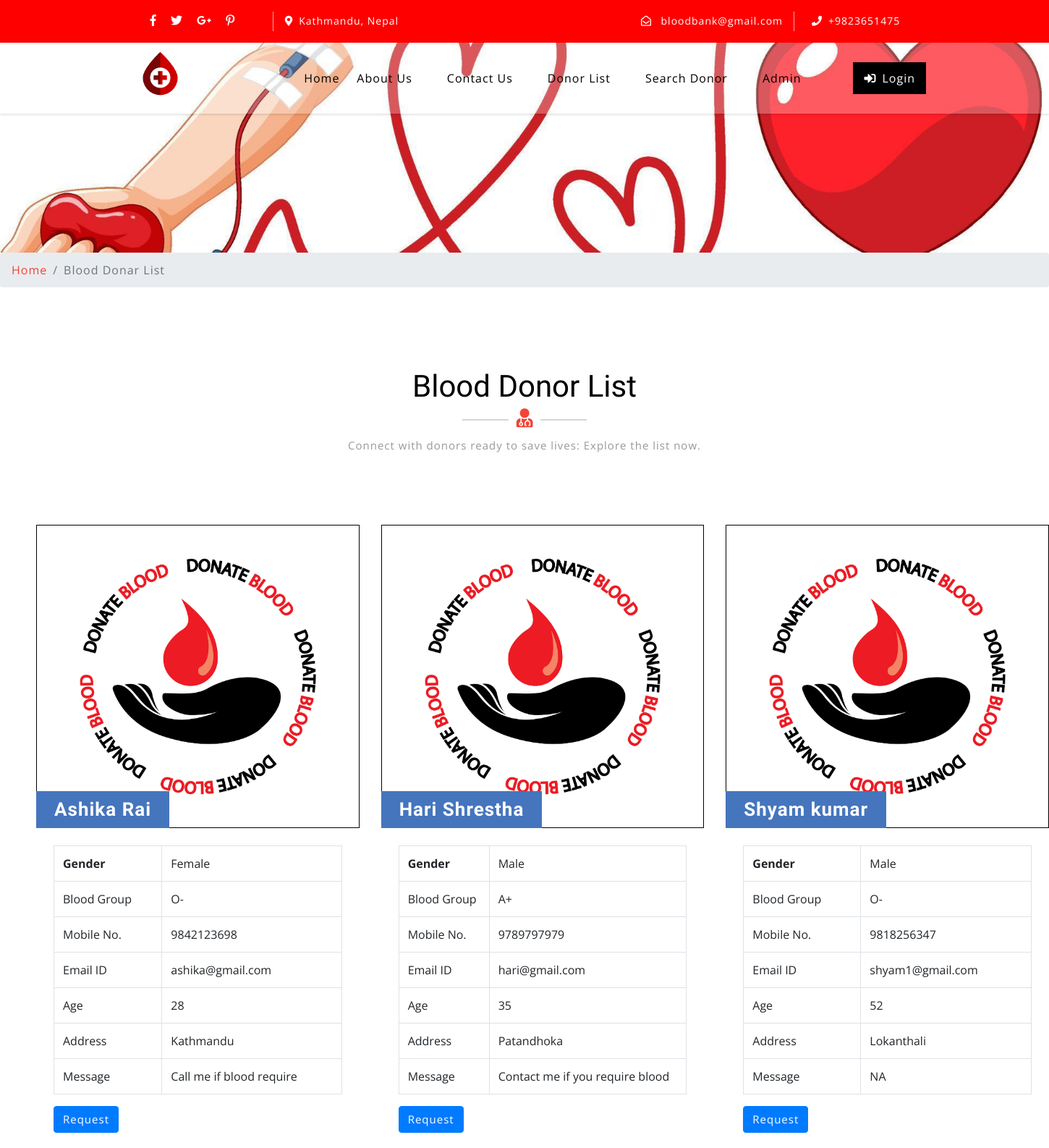
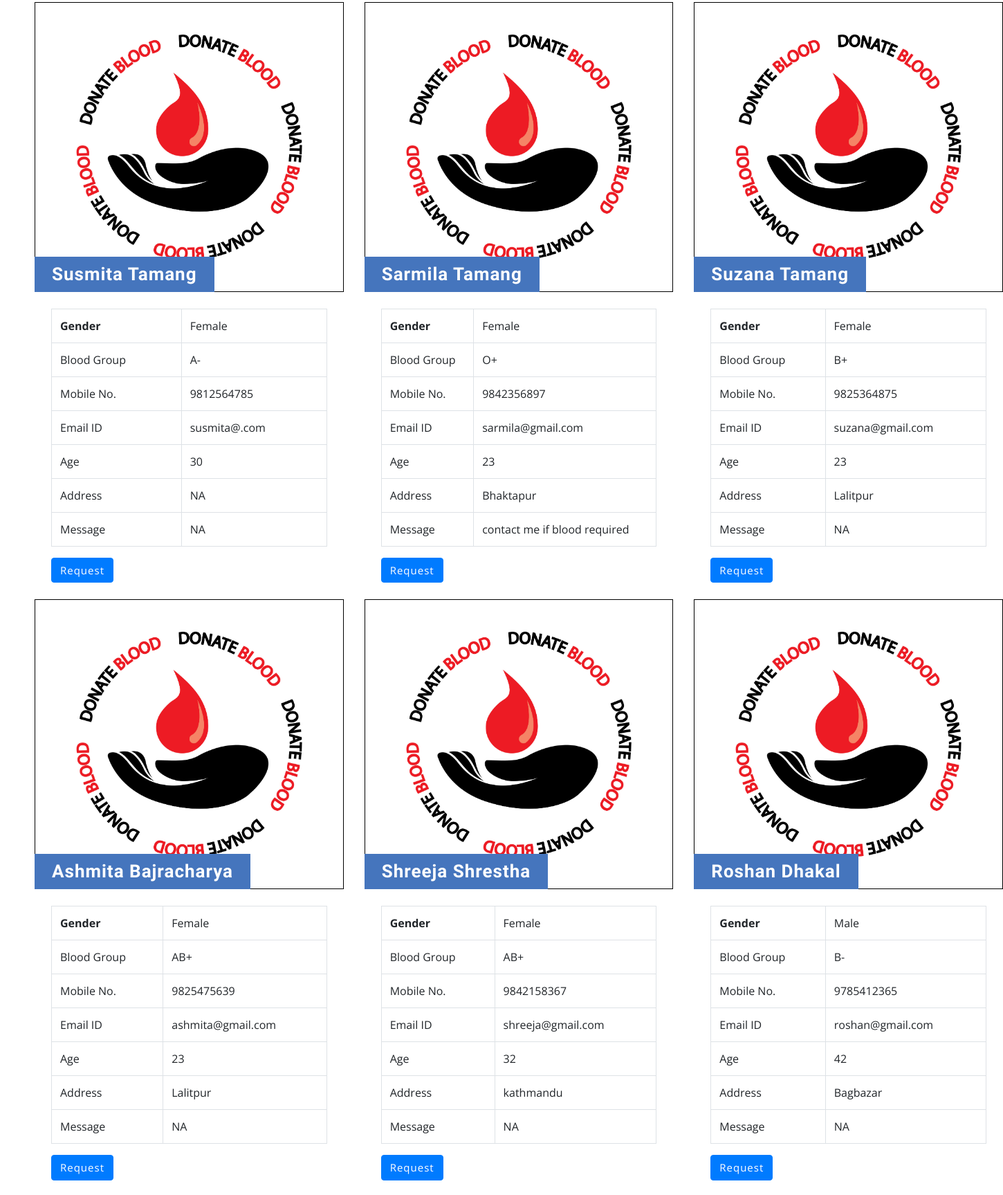
The app's page /bbdms/donor-list.php (upper part) with its own data (2 pictures, top to bottom).
### tables this page shows
CREATE TABLE `tblcontactusinfo` (
  `id` int(11) NOT NULL,
  `Address` tinytext DEFAULT NULL,
  `EmailId` varchar(255) DEFAULT NULL,
  `ContactNo` char(11) DEFAULT NULL
);

CREATE TABLE `tblblooddonars` (
  `id` int(11) NOT NULL,
  `FullName` varchar(100) DEFAULT NULL,
  `MobileNumber` char(11) DEFAULT NULL,
  `EmailId` varchar(100) DEFAULT NULL,
  `Gender` varchar(20) DEFAULT NULL,
  `Age` int(11) DEFAULT NULL,
  `BloodGroup` varchar(20) DEFAULT NULL,
  `Address` varchar(255) DEFAULT NULL,
  `Message` mediumtext DEFAULT NULL,
  `PostingDate` timestamp NOT NULL DEFAULT current_timestamp(),
  `status` int(1) DEFAULT NULL,
  `Password` varchar(250) DEFAULT NULL
);

### bbdms/donor-list.php (the view, shortened to what this page needs)
<?php
include('includes/config.php');
?>
<!DOCTYPE html>
<html lang="zxx">
<head>
	<link rel="stylesheet" href="css/bootstrap.css">
	<link rel="stylesheet" href="css/style.css" type="text/css" media="all" />
	<link rel="stylesheet" href="css/fontawesome-all.css">
</head>
<body>
	<?php include('includes/header.php');?>
	<div class="inner-banner-w3ls">
	</div>
	<div class="breadcrumb-agile">
		<div aria-label="breadcrumb">
			<ol class="breadcrumb">
				<li class="breadcrumb-item">
					<a href="index.php">Home</a>
				</li>
				<li class="breadcrumb-item active" aria-current="page">Blood Donar List</li>
			</ol>
		</div>
	</div>
	<div class="agileits-contact py-5">
		<div class="py-xl-5 py-lg-3">
			<div class="w3ls-titles text-center mb-5">
				<h3 class="title">Blood Donor List</h3>
				<span>
					<i class="fas fa-user-md"></i>
				</span>
				<p class="mt-2">Connect with donors ready to save lives: Explore the list now.</p>
			</div>
			<div class="d-flex">
				<div class="row package-grids mt-5" style="padding-left: 50px;">
				<?php
$status=1;
$sql = "SELECT * from tblblooddonars where status=:status";
$query = $dbh -> prepare($sql);
$query->bindParam(':status',$status,PDO::PARAM_STR);
$query->execute();
$results=$query->fetchAll(PDO::FETCH_OBJ);
if($query->rowCount() > 0)
{
foreach($results as $result)
{ ?>
				<div class="col-md-4 pricing">
					<div class="price-top">
							<img src="images/preview.jpg" alt="Blood Donor" style="border:1px #000 solid" class="img-fluid" />
						<h3><?php echo htmlentities($result->FullName);?>
						</h3>
					</div>
					<div class="price-bottom p-4">
<table class="table table-bordered">
    <tbody>
      <tr>
        <th>Gender</th>
        <td><?php echo htmlentities($result->Gender);?></td>
      </tr>
      <tr>
        <td>Blood Group</td>
        <td><?php echo htmlentities($result->BloodGroup);?></td>
      </tr>
      <tr>
        <td>Mobile No.</td>
        <td><?php echo htmlentities($result->MobileNumber);?></td>
      </tr>
         <tr>
        <td>Email ID</td>
        <td><?php echo htmlentities($result->EmailId);?></td>
      </tr>
               <tr>
        <td>Age</td>
        <td><?php echo htmlentities($result->Age);?></td>
      </tr>
        <tr>
        <td>Address</td>
        <td><?php echo htmlentities($result->Address);?></td>
      </tr>
<tr>
        <td>Message</td>
        <td><?php echo htmlentities($result->Message);?></td>
      </tr>
    </tbody>
</table>
<a class="btn btn-primary" style="color:#fff"  href="contact-blood.php?cid=<?php echo $result->id;?>">Request</a>
					</div>
				</div><br>
			<?php }} ?>
			</div>
			</div>
		</div>
	</div>
</body>
</html>

### bbdms/includes/header.php (shortened to what this page needs)
    <header>
        <div class="top-bar py-3">
            <div class="container">
                <div class="row">
                    <div class="col-lg-7 top-social-agile">
                        <div class="row">
                            <ul class="col-lg-4 col-6 top-right-info text-center">
                                <li>
                                    <a href="#">
                                        <i class="fab fa-facebook-f"></i>
                                    </a>
                                </li>
                                <li class="mx-3">
                                    <a href="#">
                                        <i class="fab fa-twitter"></i>
                                    </a>
                                </li>
                                <li>
                                    <a href="#">
                                        <i class="fab fa-google-plus-g"></i>
                                    </a>
                                </li>
                                <li class="ml-3">
                                    <a href="#">
                                        <i class="fab fa-pinterest-p"></i>
                                    </a>
                                </li>
                            </ul><?php
$sql = "SELECT * from tblcontactusinfo";
$query = $dbh -> prepare($sql);
$query->execute();
$results=$query->fetchAll(PDO::FETCH_OBJ);
if($query->rowCount() > 0)
{
foreach($results as $result)
{ ?>
                            <div class="col-6 header-top_w3layouts pl-3 text-lg-left text-center">
                                <p class="text-white">
                                <i class="fas fa-map-marker-alt mr-2"></i><?php echo $result->Address; ?></p>
                            </div>
                        </div>
                    </div>
                    <div class="col-lg-5 top-social-agile text-lg-right text-center">
                        <div class="row">
                            <div class="col-lg-7 col-6 top-w3layouts">
                                <p class="text-white">
                                    <i class="far fa-envelope-open mr-2"></i>
                                    <a href="mailto:info@example.com" class="text-white"><?php echo $result->EmailId; ?></a>
                                </p>
                            </div>
                            <div class="col-lg-5 col-6 header-w3layouts pl-4 text-lg-left">
                                <p class="text-white">
                                    <i class="fas fa-phone mr-2"></i>+<?php  echo $result->ContactNo; ?></p>
                            </div>
                        </div><?php } } ?>
                    </div>
                </div>
            </div>
        </div>
    </header>
    <div id="home">
        <div class="main-top py-1" style="padding: 5px 0;">
            <nav class="navbar navbar-expand-lg navbar-light fixed-navi" style="min-height: 50px; padding: 5px 10px;">
                <div class="container">
                    <h1>
                       <a href="index.php"> <img src="images/logo.png" alt="" style="max-height: 80px; width: auto;"></a>
                    </h1>
                    <div class="collapse navbar-collapse text-center" id="navbarSupportedContent">
                        <ul class="navbar-nav ml-lg-auto">
                            <li class="nav-item active mt-lg-0 mt-3">
                                <a class="nav-link" href="index.php" style="color: Black;">Home
                                </a>
                            </li>
                            <li class="nav-item mx-lg-4 my-lg-0 my-3">
                                <a class="nav-link" href="about.php" style="color: Black;">About Us</a>
                            </li>
                            <li class="nav-item mx-lg-4 my-lg-0 my-3">
                                <a class="nav-link" href="contact.php" style="color: Black;">Contact Us</a>
                            </li>
                            <li class="nav-item mx-lg-4 my-lg-0 my-3">
                                <a class="nav-link" href="donor-list.php" style="color: Black;">Donor List</a>
                            </li>
                            <li class="nav-item mx-lg-4 my-lg-0 my-3">
                                <a class="nav-link" href="search-donor.php" style="color: Black;">Search Donor</a>
                            </li>
                            <?php if (strlen($_SESSION['bbdmsdid']==0)) {?>
                            <li class="nav-item mx-lg-4 my-lg-0 my-3">
                                <a class="nav-link" href="admin/index.php" style="color: Black;">Admin</a>
                            </li>
                        </ul>
                        <a href="login.php" class="login-button ml-lg-5 mt-lg-0 mt-4 mb-lg-0 mb-3" >
                            <i class="fas fa-sign-in-alt mr-2"></i>Login</a><?php } ?>
                    </div>
                </div>
            </nav>
        </div>
    </div>

### bbdms/css/style.css (style rules this page uses)
body { padding: 0; margin: 0; background: #FFF; font-family: 'Open Sans', sans-serif; }
body a { transition: 0.5s all; -webkit-transition: 0.5s all; -moz-transition: 0.5s all; -o-transition: 0.5s all; -ms-transition: 0.5s all; text-decoration: none; }
h1, h2, h3, h4, h5, h6 { margin: 0; padding: 0; font-family: 'Roboto Condensed', sans-serif; }
p { margin: 0; padding: 0; font-family: 'Open Sans', sans-serif; font-size: 15px; letter-spacing: 1px; line-height: 1.9; color: #999; }
ul, ol { margin: 0; padding: 0; }
.top-bar { background: red; }
.top-right-info li i { color: #fff; transition: 0.5s all; -webkit-transition: 0.5s all; -moz-transition: 0.5s all; -o-transition: 0.5s all; -ms-transition: 0.5s all; }
.top-right-info li { display: inline-block; }
.header-top_w3layouts p, .header-w3layouts p, .top-w3layouts p { font-size: 14px; }
.header-top_w3layouts, .header-w3layouts { border-left: 1px solid rgba(255, 255, 255, 0.63); }
div#home { position: relative; }
.main-top { position: absolute; z-index: 999; width: 100%; background: rgba(255, 255, 255, 0.26); box-shadow: 0 2px 3px 0 rgba(0, 0, 0, 0.1); -webkit-transition: background-color .1s ease-in-out; -moz-transition: background-color .1s ease-in-out; -ms-transition: background-color .1s ease-in-out; -o-transition: background-color .1s ease-in-out; transition: background-color .1s ease-in-out; }
.navbar-light .navbar-nav .nav-link { padding: 0; color: #fff; background: transparent; font-size: 16px; letter-spacing: 1px; }
.navbar-light .navbar-nav .show>.nav-link, .navbar-light .navbar-nav .active>.nav-link, .navbar-light .navbar-nav .nav-link.show, .navbar-light .navbar-nav .nav-link.active, .navbar-light .navbar-nav .nav-link:hover, .navbar-light .navbar-nav .nav-link:focus { color: #f44336; }
nav.fixed-navi ul { list-style: none; margin: 0; padding: 0; }
nav.fixed-navi ul li { float: left; }
a.login-button { color: #fff; letter-spacing: 1px; font-size: 16px; padding: 10px 15px; background: #000; display: inline-block; }
h3.title { color: #000; font-size: 42px; }
.w3ls-titles span { position: relative; }
.w3ls-titles span:before { content: " "; background: #d6d6d6; width: 64px; height: 2px; position: absolute; top: 9px; left: -75px; }
.w3ls-titles span:after { content: " "; background: #d6d6d6; width: 64px; height: 2px; position: absolute; top: 9px; right: -75px; }
.w3ls-titles i { color: #f44336; font-size: 26px; margin-top: 5px; }
.pricing { -webkit-transition: all 0.5s; -moz-transition: all 0.5s; -o-transition: all 0.5s; -ms-transition: all 0.5s; transition: all 0.5s; }
.price-top { position: relative; }
.price-top h3 { font-size: 26px; color: #fff; position: absolute; background: #4575bd; padding: 10px 25px; bottom: 0; letter-spacing: 1px; text-align: center; font-weight: 600; }
.price-bottom { background: #fff; }
.price-bottom a { color: #999; letter-spacing: 1px; font-size: 15px; }
.inner-banner-w3ls { background: url(../images/banner3.jpg) no-repeat center; background-size: cover; -webkit-background-size: cover; -moz-background-size: cover; -o-background-size: cover; -moz-background-size: cover; height: 20vw; width : 180vh; }
.breadcrumb li a { color: #f44336; }
.breadcrumb li { letter-spacing: 1px; color: #000; }

### records on screen
tblcontactusinfo: Address "Kathmandu, Nepal", EmailId "bloodbank@gmail.com", ContactNo "9823651475"
tblblooddonars: FullName "Ashika Rai", Gender "Female", BloodGroup "O-", MobileNumber "9842123698", EmailId "ashika@gmail.com", Age "28", Address "Kathmandu", Message "Call me if blood require"
tblblooddonars: FullName "Hari Shrestha", Gender "Male", BloodGroup "A+", MobileNumber "9789797979", EmailId "hari@gmail.com", Age "35", Address "Patandhoka", Message "Contact me if you require blood"
tblblooddonars: FullName "Shyam kumar", Gender "Male", BloodGroup "O-", MobileNumber "9818256347", EmailId "shyam1@gmail.com", Age "52", Address "Lokanthali", Message "NA"
tblblooddonars: FullName "Susmita Tamang", Gender "Female", BloodGroup "A-", MobileNumber "9812564785", EmailId "susmita@.com", Age "30", Address "NA", Message "NA"
tblblooddonars: FullName "Sarmila Tamang", Gender "Female", BloodGroup "O+", MobileNumber "9842356897", EmailId "sarmila@gmail.com", Age "23", Address "Bhaktapur", Message "contact me if blood required"
tblblooddonars: FullName "Suzana Tamang", Gender "Female", BloodGroup "B+", MobileNumber "9825364875", EmailId "suzana@gmail.com", Age "23", Address "Lalitpur", Message "NA"
tblblooddonars: FullName "Ashmita Bajracharya", Gender "Female", BloodGroup "AB+", MobileNumber "9825475639", EmailId "ashmita@gmail.com", Age "23", Address "Lalitpur", Message "NA"
tblblooddonars: FullName "Shreeja Shrestha", Gender "Female", BloodGroup "AB+", MobileNumber "9842158367", EmailId "shreeja@gmail.com", Age "32", Address "kathmandu", Message "NA"
tblblooddonars: FullName "Roshan Dhakal", Gender "Male", BloodGroup "B-", MobileNumber "9785412365", EmailId "roshan@gmail.com", Age "42", Address "Bagbazar", Message "NA"
